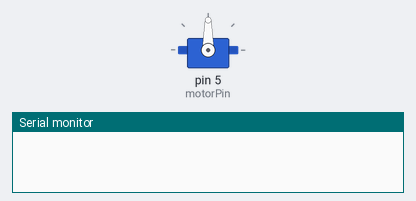
The sketch below on a simulated Arduino Uno, built with avr-gcc and run on an emulated ATmega328P. On the bench: servo, the last lines printed to the serial monitor.

Above: at 0.1 s.
At 5.1 s:
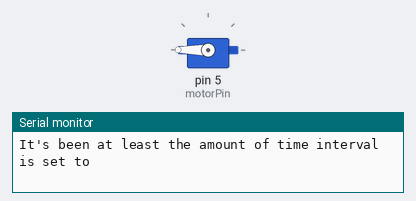
Timing chart, 0 to 6.6 s (numbered marks = the images above):
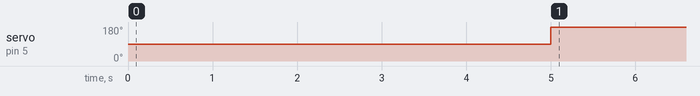

The sketch:

demo_interval_millis.ino
```cpp
//Code for intervals

#include <Servo.h>

unsigned long timeTotal = 0; //this holds total time for program
int interval = 5000; //how long we want to wait until the servo goes
unsigned long duration = 0; //hold time since last sweep

int motorPin = 5;
Servo motor;

void setup()
{
  Serial.begin(9600);
  motor.attach(motorPin);
}

void loop()
{
timeTotal = millis(); //get current time since board started

  if(interval < timeTotal - duration) //see if difference between last sweep and current time read is greater than our desired waiting period
  {
    motor.write(180);
    Serial.println("It's been at least the amount of time interval is set to");
    delay(250);
    duration = millis(); //save the time we last swept so we can do it again in 5 seconds
  }

//why do we do this? It's beneficial to use millis to control functions so we can plan when things will happen while doing other things.
//if we just used delays our code would be unable to do anything else, like print to an LCD, get readings, or really do anything.
//only using delays is bad!
}
```

Measured:
- by itself, servo on pin 5 (motorPin): 90° → 180° at 5.0 s
